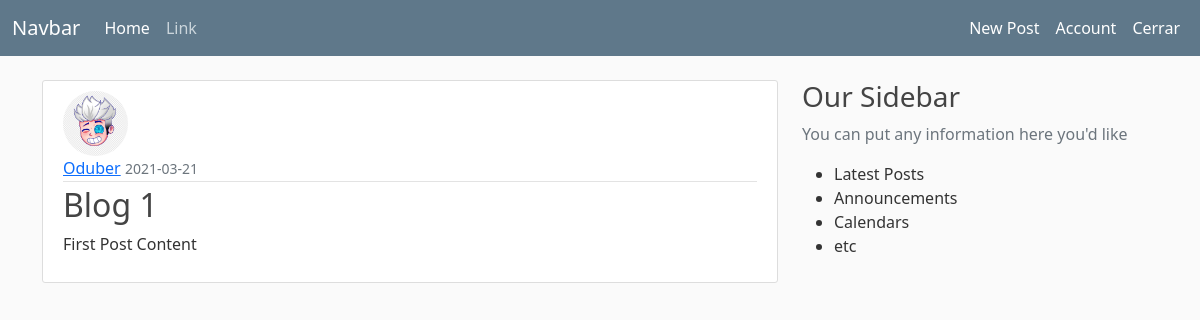
The page /post/1 (signed in) on the database its author committed.
### flaskblog/models.py (models this page shows, shortened)
class User(db.Model, UserMixin):
    id = db.Column(db.Integer, primary_key=True)
    username = db.Column(db.String(20), unique=True, nullable=False)
    email = db.Column(db.String(120), unique=True, nullable=False)
    image_file = db.Column(db.String(20), nullable=False, default='avatar_1.png')
    password = db.Column(db.String(60), nullable=False)
    posts = db.relationship('Post', backref='author', lazy=True)

class Post(db.Model):
    id = db.Column(db.Integer, primary_key=True)
    title = db.Column(db.String(100), nullable=False)
    date_post = db.Column(db.DateTime, nullable=False, default=datetime.utcnow)
    content = db.Column(db.Text, nullable=False)
    user_id = db.Column(db.Integer, db.ForeignKey('user.id'), nullable=False)

### flaskblog/routes.py (the view)
@app.route('/post/<int:post_id>')
@login_required
def post(post_id):
    post = Post.query.get_or_404(post_id)
    return render_template('post.html', title=post.title, post=post)

### flaskblog/models.py (called while the page is built)
@login_manager.user_loader
def load_user(user_id):
    return User.query.get(int(user_id))

### flaskblog/templates/post.html (shortened to what this page needs)
{% extends "layout.html" %}
{% block content %}
    <article class="media content-section">
        <img
            src="{{ url_for('static', filename='images/' + post.author.image_file) }}"
            alt=""
            class="rounded-circle article-img"
        >
        <div class="media-body">
            <div class="article-metadata">
                <a href="#" class="mr-2">{{ post.author.username }}</a>
                <small class="text-muted">{{ post.date_post.strftime('%Y-%m-%d') }}</small>
            </div>
            <h2 class="article-title">{{ post.title }}</a></h2>
            <p class="article-content">{{  post.content }}</p>
        </div>
    </article>
{% endblock content %}

### flaskblog/static/main.css (style rules this page uses)
body { background: #fafafa; color: #333333; margin-top: 5rem; }
h1, h2, h3, h4, h5, h6 { color: #444444; }
.content-section { background: #ffffff; padding: 10px 20px; border: 1px solid #dddddd; border-radius: 3px; margin-bottom: 20px; }
.article-title { color: #444444; }
.article-content { white-space: pre-line; }
.article-img { height: 65px; width: 65px; margin-right: 16px; }
.article-metadata { padding-bottom: 1px; margin-bottom: 4px; border-bottom: 1px solid #e3e3e3 }

### rows shown on the page
User: image_file (picture), author.username "Oduber"
Post: date_post "2021-03-21", title "Blog 1", content "First Post Content"
